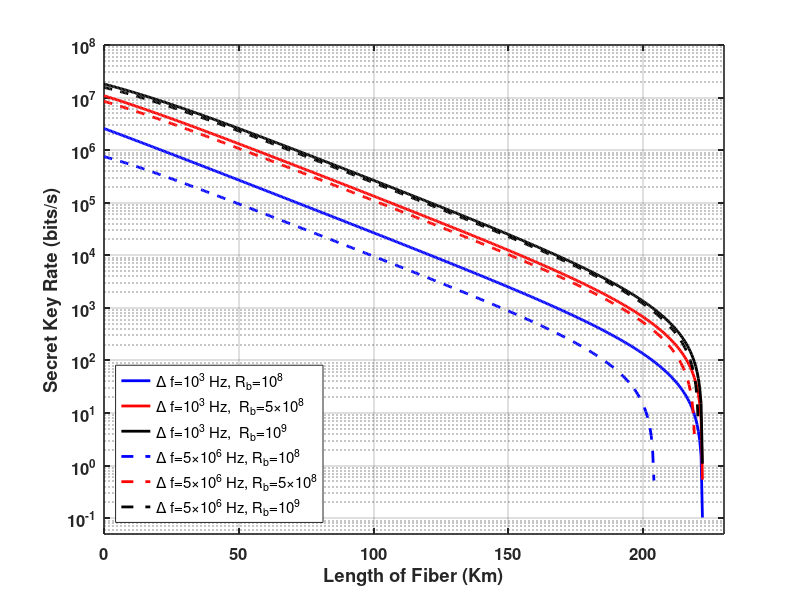

The MATLAB script that drew this image:
clc; clear;
% parameters
mu = 0.5; % Mean Number of Photons/Pulse
alpha = 0.2; % Attenuation in fiber in dB/Km
L = 0:0.5:250; % Length of Fiber
t_B = 0.5; % Transmittance of BS
loss_MZI = 1 * 10^(-0.2); % 2 dB loss in MZI
theta = 0; % Phase difference of two consecutive pulses
eta = 0.2; % Efficiency of Detector
P_d = 2e-7 % Dark Cout Probability/Pulse in Detector
t_d = 10e-9 % Dead Time in Detector
t_BSE = 0.8; % Transmittance of Eve's BS
f_decoy = 0.2; % Probability used to generate the decoy state
duty_cycle_TTL = 0.75; % Duty cycle of TTL pulses
f = 1.16;
% Different linewidths
delta_f_values = [1e3 5e6];
% Different bit rates
R_b_values = [1e8 5e8 1e9];
lineStyle = {'-','--'};
color = {'b','r','k'};
labels = {'\Delta f=10^{3} Hz, R_b=10^{8}','\Delta f=10^{3} Hz,  R_b=5\times10^{8}','\Delta f=10^{3} Hz,  R_b=10^{9}','\Delta f=5\times10^{6} Hz, R_b=10^{8}','\Delta f=5\times10^{6} Hz, R_b=5\times10^{8}','\Delta f=5\times10^{6} Hz, R_b=10^{9}'};
figure;
hold on;
curve_number = 0;
for i = 1:length(delta_f_values)
    delta_f = delta_f_values(i);
    for k = 1:length(R_b_values)
        R_b = R_b_values(k);
        curve_number = curve_number + 1;
% Phase Noise at LASER
sigma = sqrt(2*pi*delta_f.*(1./R_b));
%Channel transmittance
eta_channel = 10.^(- alpha * L /10);
Photon_count_after_channel = mu * 10.^(- alpha * L /10) .* R_b;
%% DATA LINE %%
% After Beam Splitter
Photon_count_after_BS = mu * 10.^(- alpha * L /10).* R_b * t_B;
% Photon Counts considering the SPD efficiency and dark count rate
Photon_count_after_D_d = Photon_count_after_BS .* eta + P_d .* R_b;
% Effective time difference between two consecutive pulses at data line
effective_time_difference_D_d = 1./(Photon_count_after_D_d) + t_d;
% Considering the Duty Cycle of TTL Pulses at D_d
effective_counts_D_d = ((1./effective_time_difference_D_d)).* duty_cycle_TTL;
%% MONITORING LINE%%
% After Beam Splitter
Photon_count_after_BS = mu * 10.^(- alpha * L /10).* R_b * (1-t_B);
% Photon Counts after MZI
Photon_Count_MZI_Upper = loss_MZI * mu * 10.^(- alpha * L /10).*  R_b * (1-t_B) * ((1+ 1*exp(-(sigma.^2)./2) * cos(theta))/2);
Photon_Count_MZI_Lower = loss_MZI * mu * 10.^(- alpha * L /10).*  R_b * (1-t_B) * ((1- 1*exp(-(sigma.^2)./2) * cos(theta))/2);
% No. of Photons reach at the SPDs
Photon_Count_before_SPD_0 = Photon_Count_MZI_Upper;
Photon_Count_before_SPD_1 = Photon_Count_MZI_Lower;
% Photon Couts considering the SPD efficiency and dark count rate
Photon_Count_after_SPD_0 = Photon_Count_before_SPD_0 * eta + P_d .* R_b;
Photon_Count_after_SPD_1 = Photon_Count_before_SPD_1 * eta + P_d .* R_b;
% Effective time difference between two consecutive pulses
effective_time_difference_SPD_0 = 1./(Photon_Count_after_SPD_0) + t_d;
effective_time_difference_SPD_1 = 1./(Photon_Count_after_SPD_1) + t_d;
% Considering the Duty Cycle of TTL Pulses
effective_counts_SPD_0 = ((1./effective_time_difference_SPD_0))* duty_cycle_TTL;
effective_counts_SPD_1 = ((1./effective_time_difference_SPD_1))* duty_cycle_TTL;
% Considering the Probability factor
total_counts_D_M1 = ((1./effective_time_difference_SPD_0))* duty_cycle_TTL * (2.*f_decoy + (1-f_decoy).^2./2);
total_counts_D_M2 = ((1./effective_time_difference_SPD_1))* duty_cycle_TTL * (2.*f_decoy + (1-f_decoy).^2./2);
% Visibility
V = (total_counts_D_M1 - total_counts_D_M2)./(total_counts_D_M1 + total_counts_D_M2);
% Quantum Bit Error Rate in percentage
Q_0 = (1 - V)./2;
Q = (1 - V).*100./2;
   % No of counts after Sifting
R_s = effective_counts_D_d * (1 - f_decoy);
% Eve's Information
I_Eve =  mu .* 10.^(- 0.2*1/10) .* (1 -  t_BSE) + (1 - V) .*(1 + exp(-mu .* eta_channel)) ./(2*exp(-mu .* eta_channel));
% Binary entropy function with edge case handling
H2 = @(x) -(x .* log2(x) + (1 - x) .* log2(1 - x));
H2 = @(x) real((x==0 | x==1).*0 + (x>0 & x<1).*H2(x));
% Secret key rate per pulse
R = R_s .* (1 - f .* H2(Q_0) - I_Eve);
R(R < 1e-10) = NaN; 

    %% Plot
    semilogy(L,R,'Color',color{k},'LineStyle',lineStyle{i},'LineWidth',2,'DisplayName', labels{curve_number});
    set(gca, 'YScale', 'log');
    end
end
xlabel('Length of Fiber (Km)');
ylabel('Secret Key Rate (bits/s)');
grid on;
legend('Location','southwest');
xlim([0 230]);
ylim([5e-2 1e8]);
box on;
set(gca, 'FontSize', 12,'LineWidth', 1.2, 'FontWeight', 'bold');
hold off;
